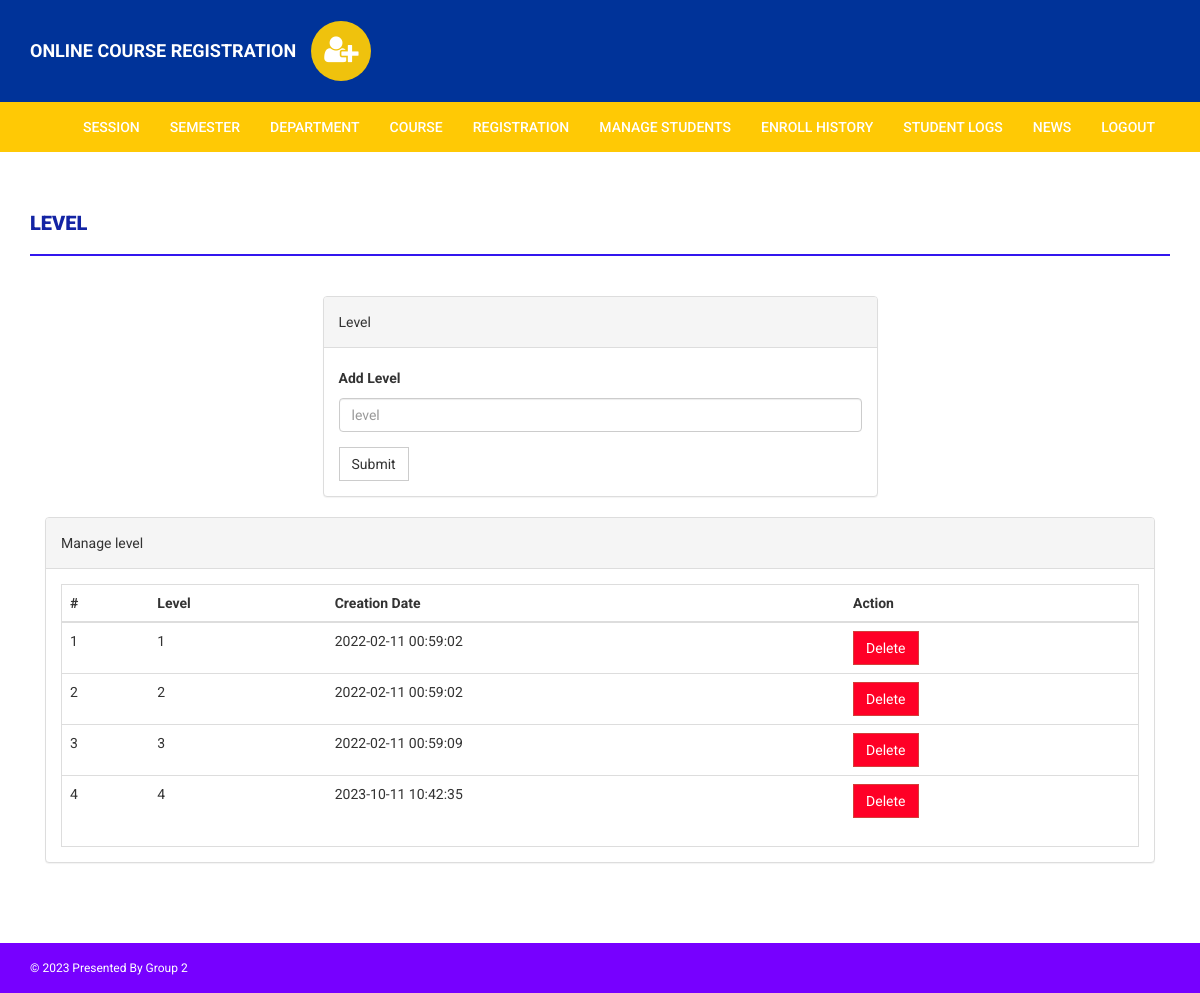
/onlinecourse/admin/level.php (signed in), run on the app's committed database.
### tables this page shows
CREATE TABLE `level` (
  `id` int(11) NOT NULL,
  `level` varchar(255) DEFAULT NULL,
  `creationDate` timestamp NULL DEFAULT current_timestamp()
);

### onlinecourse/admin/level.php (the view, shortened to what this page needs)
<?php
if (strlen($_SESSION['alogin']) == 0) {
    header('location:index.php');
} else {
?>
    <!DOCTYPE html>
    <html xmlns="http://www.w3.org/1999/xhtml">
    <head>
        <link href="assets/css/bootstrap.css" rel="stylesheet" />
        <link href="assets/css/font-awesome.css" rel="stylesheet" />
        <link href="assets/css/style.css" rel="stylesheet" />
    </head>
    <body>
        <?php include('includes/header.php'); ?>
        <?php if ($_SESSION['alogin'] != "") {
            include('includes/menubar.php');
        }
        ?>
        <div class="content-wrapper">
            <div class="container">
                <div class="row">
                    <div class="col-md-12">
                        <h1 class="page-head-line">Level </h1>
                    </div>
                </div>
                <div class="row">
                    <div class="col-md-3"></div>
                    <div class="col-md-6">
                        <div class="panel panel-default">
                            <div class="panel-heading">Level </div>
                            <div class="panel-body">
                                <form name="level" method="post">
                                    <div class="form-group">
                                        <label for="department">Add Level </label>
                                        <input type="text" class="form-control" id="level" name="level" placeholder="level" required />
                                    </div>
                                    <button type="submit" name="submit" class="btn btn-default">Submit</button>
                                </form>
                            </div>
                        </div>
                    </div>
                </div>
                <div class="col-md-12">
                    <div class="panel panel-default">
                        <div class="panel-heading">Manage level</div>
                        <div class="panel-body">
                            <div class="table-responsive table-bordered">
                                <table class="table">
                                    <thead>
                                        <tr>
                                            <th>#</th>
                                            <th>Level</th>
                                            <th>Creation Date</th>
                                            <th>Action</th>
                                        </tr>
                                    </thead>
                                    <tbody>
                                        <?php
                                        $sql = mysqli_query($con, "select * from level");
                                        $cnt = 1;
                                        while ($row = mysqli_fetch_array($sql)) {
                                        ?>
                                            <tr>
                                                <td><?php echo $cnt; ?></td>
                                                <td><?php echo htmlentities($row['level']); ?></td>
                                                <td><?php echo htmlentities($row['creationDate']); ?></td>
                                                <td>
                                                    <a href="level.php?id=<?php echo $row['id'] ?>&del=delete" onClick="return confirm('Are you sure you want to delete?')">
                                                        <button class="btn btn-danger">Delete</button>
                                                    </a>
                                                </td>
                                            </tr>
                                        <?php
                                            $cnt++;
                                        } ?>
                                    </tbody>
                                </table>
                            </div>
                        </div>
                    </div>
                </div>
            </div>
        </div>
        <?php include('includes/footer.php'); ?>
    </body>
    </html>
<?php } ?>

### onlinecourse/assets/css/style.css (style rules this page uses)
body { font-family: "Roboto", sans-serif; line-height: 30px; }
.content-wrapper { margin-top: 40px; min-height: 600px; padding-bottom: 60px; }
.page-head-line { font-weight: 900; padding-bottom: 20px; border-bottom: 2px solid #3216ee; text-transform: uppercase; color: #1324a4; font-size: 20px; margin-bottom: 40px; }
.btn { border-radius: 0px; -webkit-border-radius: 0px; -moz-border-radius: 0px; }
.btn-danger { background-color: #ff0026 !important; border-style: solid; }

### data on the page
level: level "1", creationDate "2022-02-11 00:59:02"
level: level "2", creationDate "2022-02-11 00:59:02"
level: level "3", creationDate "2022-02-11 00:59:09"
level: level "4", creationDate "2023-10-11 10:42:35"
